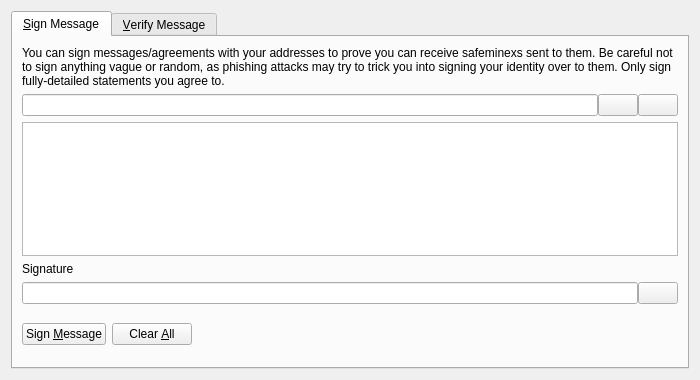
<?xml version="1.0" encoding="UTF-8"?>
<ui version="4.0">
 <class>SignVerifyMessageDialog</class>
 <widget class="QDialog" name="SignVerifyMessageDialog">
  <property name="geometry">
   <rect>
    <x>0</x>
    <y>0</y>
    <width>700</width>
    <height>380</height>
   </rect>
  </property>
  <property name="windowTitle">
   <string>Signatures - Sign / Verify a Message</string>
  </property>
  <property name="modal">
   <bool>true</bool>
  </property>
  <layout class="QVBoxLayout" name="verticalLayout">
   <item>
    <widget class="QTabWidget" name="tabWidget">
     <property name="currentIndex">
      <number>0</number>
     </property>
     <widget class="QWidget" name="tabSignMessage">
      <attribute name="title">
       <string>&amp;Sign Message</string>
      </attribute>
      <layout class="QVBoxLayout" name="verticalLayout_SM">
       <item>
        <widget class="QLabel" name="infoLabel_SM">
         <property name="text">
          <string>You can sign messages/agreements with your addresses to prove you can receive safeminexs sent to them. Be careful not to sign anything vague or random, as phishing attacks may try to trick you into signing your identity over to them. Only sign fully-detailed statements you agree to.</string>
         </property>
         <property name="textFormat">
          <enum>Qt::PlainText</enum>
         </property>
         <property name="wordWrap">
          <bool>true</bool>
         </property>
        </widget>
       </item>
       <item>
        <layout class="QHBoxLayout" name="horizontalLayout_1_SM">
         <property name="spacing">
          <number>0</number>
         </property>
         <item>
          <widget class="QValidatedLineEdit" name="addressIn_SM">
           <property name="toolTip">
            <string>The SafeMineX address to sign the message with</string>
           </property>
          </widget>
         </item>
         <item>
          <widget class="QPushButton" name="addressBookButton_SM">
           <property name="toolTip">
            <string>Choose previously used address</string>
           </property>
           <property name="text">
            <string/>
           </property>
           <property name="icon">
            <iconset resource="../bitcoin.qrc">
             <normaloff>:/icons/address-book</normaloff>:/icons/address-book</iconset>
           </property>
           <property name="shortcut">
            <string>Alt+A</string>
           </property>
           <property name="autoDefault">
            <bool>false</bool>
           </property>
          </widget>
         </item>
         <item>
          <widget class="QPushButton" name="pasteButton_SM">
           <property name="toolTip">
            <string>Paste address from clipboard</string>
           </property>
           <property name="text">
            <string/>
           </property>
           <property name="icon">
            <iconset resource="../bitcoin.qrc">
             <normaloff>:/icons/editpaste</normaloff>:/icons/editpaste</iconset>
           </property>
           <property name="shortcut">
            <string>Alt+P</string>
           </property>
           <property name="autoDefault">
            <bool>false</bool>
           </property>
          </widget>
         </item>
        </layout>
       </item>
       <item>
        <widget class="QPlainTextEdit" name="messageIn_SM">
         <property name="toolTip">
          <string>Enter the message you want to sign here</string>
         </property>
        </widget>
       </item>
       <item>
        <widget class="QLabel" name="signatureLabel_SM">
         <property name="text">
          <string>Signature</string>
         </property>
         <property name="textFormat">
          <enum>Qt::PlainText</enum>
         </property>
        </widget>
       </item>
       <item>
        <layout class="QHBoxLayout" name="horizontalLayout_2_SM">
         <property name="spacing">
          <number>0</number>
         </property>
         <item>
          <widget class="QLineEdit" name="signatureOut_SM">
           <property name="font">
            <font>
             <italic>true</italic>
            </font>
           </property>
           <property name="readOnly">
            <bool>true</bool>
           </property>
          </widget>
         </item>
         <item>
          <widget class="QPushButton" name="copySignatureButton_SM">
           <property name="toolTip">
            <string>Copy the current signature to the system clipboard</string>
           </property>
           <property name="text">
            <string/>
           </property>
           <property name="icon">
            <iconset resource="../bitcoin.qrc">
             <normaloff>:/icons/editcopy</normaloff>:/icons/editcopy</iconset>
           </property>
           <property name="autoDefault">
            <bool>false</bool>
           </property>
          </widget>
         </item>
        </layout>
       </item>
       <item>
        <layout class="QHBoxLayout" name="horizontalLayout_3_SM">
         <item>
          <widget class="QPushButton" name="signMessageButton_SM">
           <property name="toolTip">
            <string>Sign the message to prove you own this SafeMineX address</string>
           </property>
           <property name="text">
            <string>Sign &amp;Message</string>
           </property>
           <property name="icon">
            <iconset resource="../bitcoin.qrc">
             <normaloff>:/icons/edit</normaloff>:/icons/edit</iconset>
           </property>
           <property name="autoDefault">
            <bool>false</bool>
           </property>
          </widget>
         </item>
         <item>
          <widget class="QPushButton" name="clearButton_SM">
           <property name="toolTip">
            <string>Reset all sign message fields</string>
           </property>
           <property name="text">
            <string>Clear &amp;All</string>
           </property>
           <property name="icon">
            <iconset resource="../bitcoin.qrc">
             <normaloff>:/icons/remove</normaloff>:/icons/remove</iconset>
           </property>
           <property name="autoDefault">
            <bool>false</bool>
           </property>
          </widget>
         </item>
         <item>
          <spacer name="horizontalSpacer_1_SM">
           <property name="orientation">
            <enum>Qt::Horizontal</enum>
           </property>
           <property name="sizeHint" stdset="0">
            <size>
             <width>40</width>
             <height>48</height>
            </size>
           </property>
          </spacer>
         </item>
         <item>
          <widget class="QLabel" name="statusLabel_SM">
           <property name="font">
            <font>
             <weight>75</weight>
             <bold>true</bold>
            </font>
           </property>
           <property name="text">
            <string/>
           </property>
           <property name="wordWrap">
            <bool>true</bool>
           </property>
          </widget>
         </item>
         <item>
          <spacer name="horizontalSpacer_2_SM">
           <property name="orientation">
            <enum>Qt::Horizontal</enum>
           </property>
           <property name="sizeHint" stdset="0">
            <size>
             <width>40</width>
             <height>48</height>
            </size>
           </property>
          </spacer>
         </item>
        </layout>
       </item>
      </layout>
     </widget>
     <widget class="QWidget" name="tabVerifyMessage">
      <attribute name="title">
       <string>&amp;Verify Message</string>
      </attribute>
      <layout class="QVBoxLayout" name="verticalLayout_VM">
       <item>
        <widget class="QLabel" name="infoLabel_VM">
         <property name="text">
          <string>Enter the receiver's address, message (ensure you copy line breaks, spaces, tabs, etc. exactly) and signature below to verify the message. Be careful not to read more into the signature than what is in the signed message itself, to avoid being tricked by a man-in-the-middle attack. Note that this only proves the signing party receives with the address, it cannot prove sendership of any transaction!</string>
         </property>
         <property name="textFormat">
          <enum>Qt::PlainText</enum>
         </property>
         <property name="alignment">
          <set>Qt::AlignLeading|Qt::AlignLeft|Qt::AlignTop</set>
         </property>
         <property name="wordWrap">
          <bool>true</bool>
         </property>
        </widget>
       </item>
       <item>
        <layout class="QHBoxLayout" name="horizontalLayout_1_VM">
         <property name="spacing">
          <number>0</number>
         </property>
         <item>
          <widget class="QValidatedLineEdit" name="addressIn_VM">
           <property name="toolTip">
            <string>The SafeMineX address the message was signed with</string>
           </property>
          </widget>
         </item>
         <item>
          <widget class="QPushButton" name="addressBookButton_VM">
           <property name="toolTip">
            <string>Choose previously used address</string>
           </property>
           <property name="text">
            <string/>
           </property>
           <property name="icon">
            <iconset resource="../bitcoin.qrc">
             <normaloff>:/icons/address-book</normaloff>:/icons/address-book</iconset>
           </property>
           <property name="shortcut">
            <string>Alt+A</string>
           </property>
           <property name="autoDefault">
            <bool>false</bool>
           </property>
          </widget>
         </item>
        </layout>
       </item>
       <item>
        <widget class="QPlainTextEdit" name="messageIn_VM"/>
       </item>
       <item>
        <widget class="QValidatedLineEdit" name="signatureIn_VM"/>
       </item>
       <item>
        <layout class="QHBoxLayout" name="horizontalLayout_2_VM">
         <item>
          <widget class="QPushButton" name="verifyMessageButton_VM">
           <property name="toolTip">
            <string>Verify the message to ensure it was signed with the specified SafeMineX address</string>
           </property>
           <property name="text">
            <string>Verify &amp;Message</string>
           </property>
           <property name="icon">
            <iconset resource="../bitcoin.qrc">
             <normaloff>:/icons/transaction_0</normaloff>:/icons/transaction_0</iconset>
           </property>
           <property name="autoDefault">
            <bool>false</bool>
           </property>
          </widget>
         </item>
         <item>
          <widget class="QPushButton" name="clearButton_VM">
           <property name="toolTip">
            <string>Reset all verify message fields</string>
           </property>
           <property name="text">
            <string>Clear &amp;All</string>
           </property>
           <property name="icon">
            <iconset resource="../bitcoin.qrc">
             <normaloff>:/icons/remove</normaloff>:/icons/remove</iconset>
           </property>
           <property name="autoDefault">
            <bool>false</bool>
           </property>
          </widget>
         </item>
         <item>
          <spacer name="horizontalSpacer_1_VM">
           <property name="orientation">
            <enum>Qt::Horizontal</enum>
           </property>
           <property name="sizeHint" stdset="0">
            <size>
             <width>40</width>
             <height>48</height>
            </size>
           </property>
          </spacer>
         </item>
         <item>
          <widget class="QLabel" name="statusLabel_VM">
           <property name="font">
            <font>
             <weight>75</weight>
             <bold>true</bold>
            </font>
           </property>
           <property name="text">
            <string/>
           </property>
           <property name="wordWrap">
            <bool>true</bool>
           </property>
          </widget>
         </item>
         <item>
          <spacer name="horizontalSpacer_2_VM">
           <property name="orientation">
            <enum>Qt::Horizontal</enum>
           </property>
           <property name="sizeHint" stdset="0">
            <size>
             <width>40</width>
             <height>48</height>
            </size>
           </property>
          </spacer>
         </item>
        </layout>
       </item>
      </layout>
     </widget>
    </widget>
   </item>
  </layout>
 </widget>
 <customwidgets>
  <customwidget>
   <class>QValidatedLineEdit</class>
   <extends>QLineEdit</extends>
   <header>qvalidatedlineedit.h</header>
  </customwidget>
 </customwidgets>
 <resources>
  <include location="../bitcoin.qrc"/>
 </resources>
 <connections/>
</ui>
